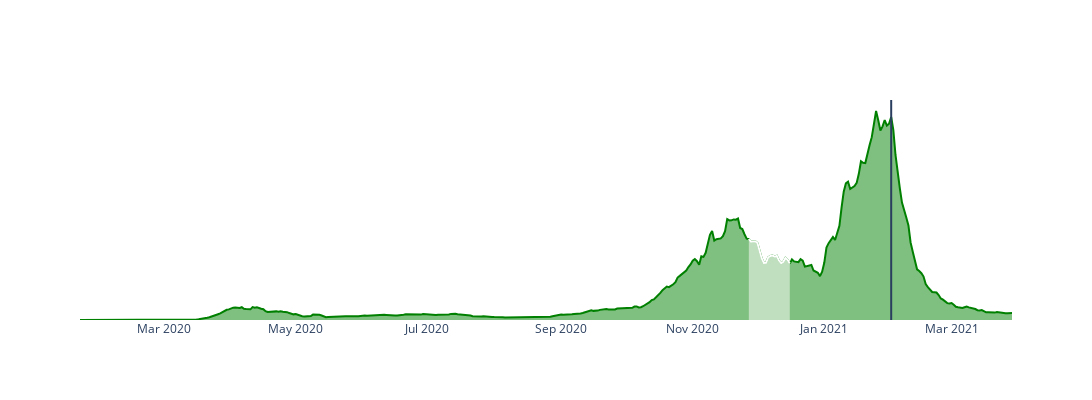

The notebook cell this image was saved under:
### Code cell
slider_date = "2021-02-01"
figure = go.Figure(data=data,
                        layout=layout)
figure.add_vline(x=slider_date)
figure.show()

### Figure 1 — Plotly figure (JSON) as saved in the notebook; plotly's stock layout.template omitted (floating-point values rounded to 4 significant figures; data arrays with more than 128 entries replaced by an {"elided": "..."} marker saying what was removed)
{"data": [{"connectgaps": true, "fill": "tozeroy", "line": {"color": "green"}, "name": "green", "type": "scatter", "x": {"elided": "433 str values"}, "y": {"elided": "433 float values"}}, {"connectgaps": true, "fill": "tozeroy", "line": {"color": "white"}, "name": "white", "type": "scatter", "x": {"elided": "433 str values"}, "y": {"elided": "433 float values"}}], "layout": {"height": 400, "paper_bgcolor": "rgba(0,0,0,0)", "plot_bgcolor": "rgba(0,0,0,0)", "shapes": [{"type": "line", "x0": "2021-02-01", "x1": "2021-02-01", "xref": "x", "y0": 0, "y1": 1, "yref": "y domain"}], "showlegend": false, "title": {"text": ""}, "width": 1200, "xaxis": {"title": {"text": ""}}, "yaxis": {"showgrid": false, "visible": false, "zeroline": false}}}
